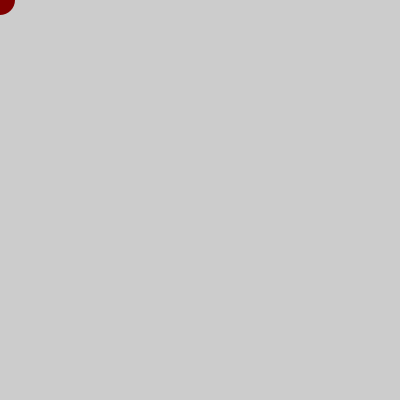
Frame 1 (no input)
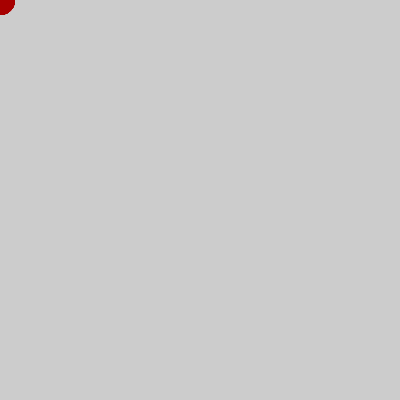
Frame 60 (the mouse pressed at the canvas centre just before this capture)
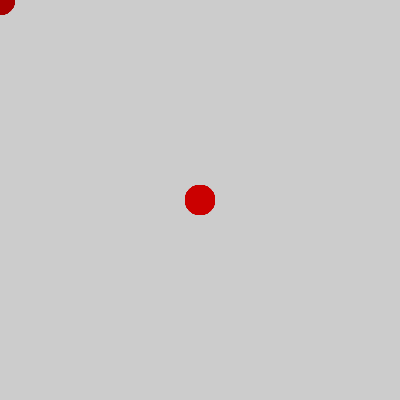
Frame 120 (the mouse held since frame 60 and released just before this capture)

The Processing sketch that drew these frames (run headless with seeded random() and noise(); from frame 60 on, the mouse is pressed at the canvas centre):

// Processing sketch: Red_Snake_Step_05
// ── Red_Snake_Step_05.pde
/*
* _01_Red_Snake
* 
* Come programmare un oggetto mosso tramite il mouse e che lascia una traccia sullo schermo.
*       
* (c) 2013-2016 Arduino LLC.
*/

int red = 255;
int time = 0;
 
void setup() {
  size(400, 400);
}

void draw() {
  time = time + 1;                                             // Incrementa la variabile tempo di un'unità
  red = int(128 * (1 + sin(time * 2 * PI / frameRate / 20)));  // Cambia il colore rosso con una periodicità di 20 secondi.
  
  noStroke();             
  fill(red, 0, 0);          
  ellipse(mouseX, mouseY, 30, 30); 
}
